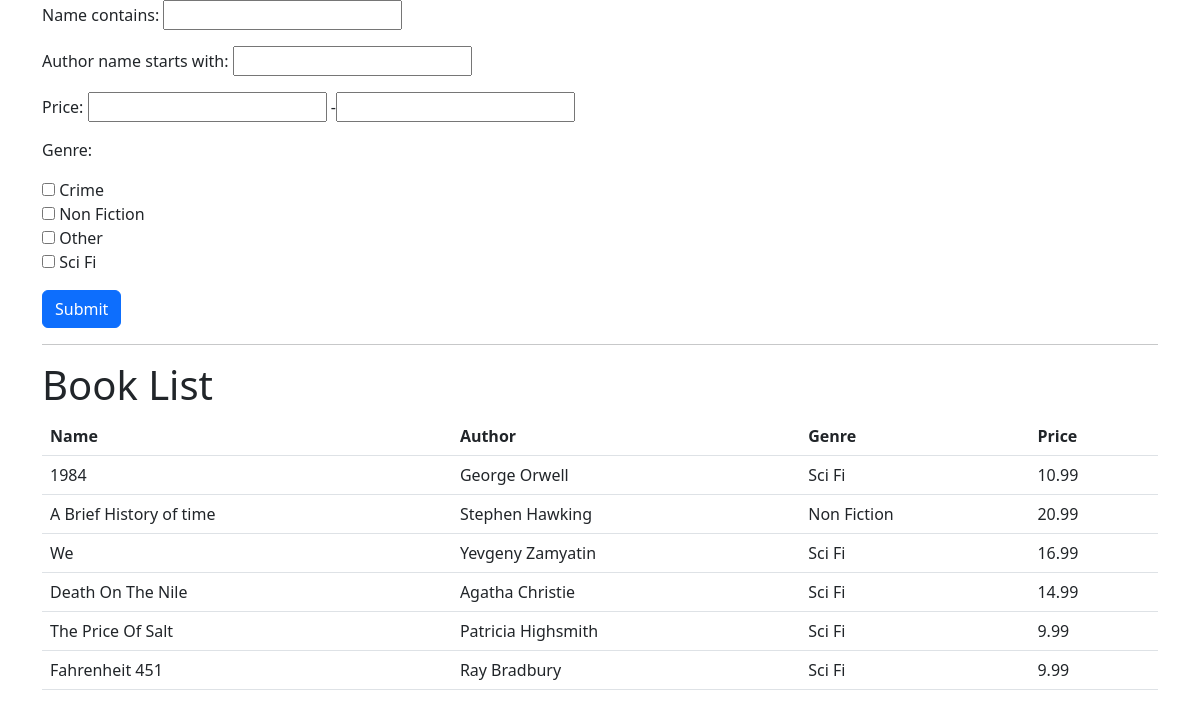
Before: / with the older database file.
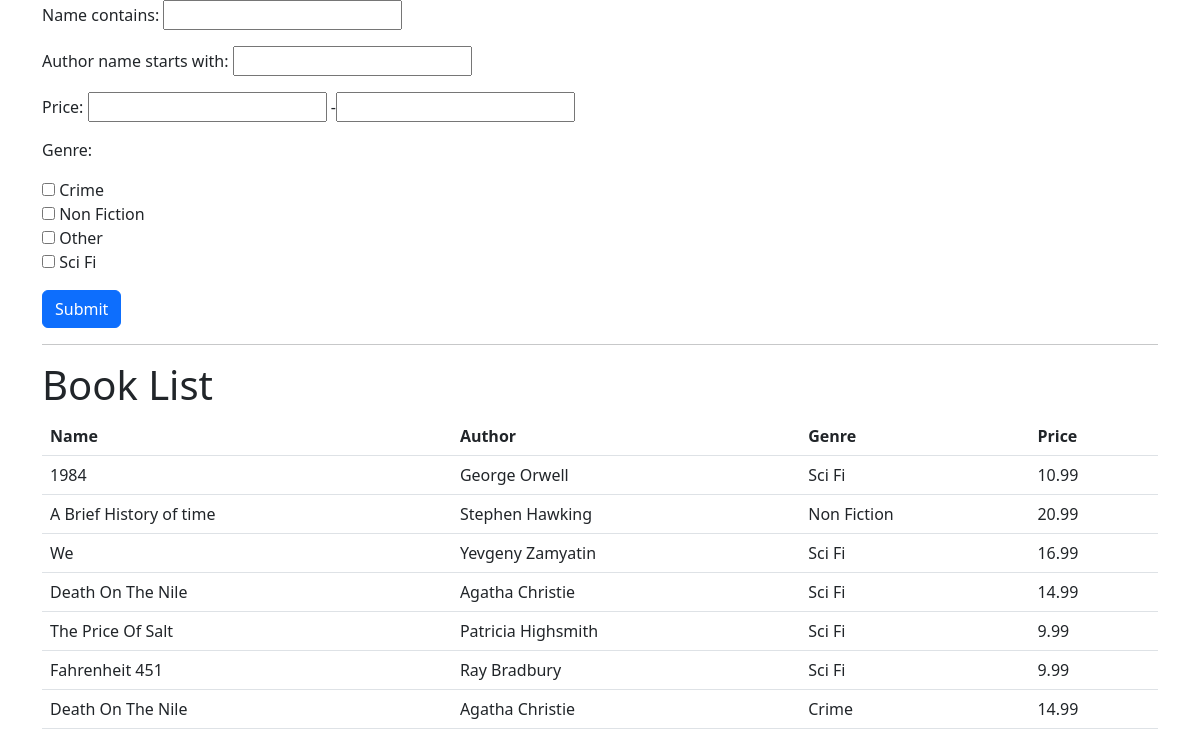
After: the same page with the newer database file.
### books/models.py (models this page shows)
class Book(models.Model):
    class GenreChoices(models.TextChoices):
        CRIME = "C"
        NON_FICTION = "N"
        OTHER = "O"
        SCI_FI = "S"
    name = models.CharField(max_length=128)
    price = models.FloatField()
    number_in_stock = models.PositiveBigIntegerField(default=0)
    genre = models.CharField(max_length=1, choices=GenreChoices.choices)
    author = models.ForeignKey("Author", on_delete=models.CASCADE)

class Author(models.Model):
    name = models.CharField(max_length=128)

### books/views.py (the view)
# urls.py: path("", views.index, name="index"),
def index(request):
    book_filter = BookFilter(request.GET, queryset=Book.objects.all())
    context = {
        "form": book_filter.form,
        "books": book_filter.qs,
    }
    return render(request, "books/index.html", context)

### books/templates/books/index.html
{% extends "_base.html" %}
{% block content %}
<form hx-get="{% url 'index' %}" hx-target="body">
    {{ form.as_p }}
    <input type="submit" value="Submit" class="btn btn-primary" />
</form>
<hr />
<h1>Book List</h1>
<table class="table">
    <thead>
        <tr>
            <th>Name</th>
            <th>Author</th>
            <th>Genre</th>
            <th>Price</th>
        </tr>
    </thead>
    <tbody>
        {% for book in books %}
        <tr>
            <td>{{ book.name }}</td>
            <td>{{ book.author.name }}</td>
            <td>{{ book.get_genre_display }}</td>
            <td>{{ book.price }}</td>
        </tr>
        {% endfor %}
    </tbody>
</table>
{% endblock content %}

### templates/_base.html (shortened to what this page needs)
<html lang="en">
<head>
    <link href="https://cdn.jsdelivr.net/npm/bootstrap@5.3.0/dist/css/bootstrap.min.css" rel="stylesheet"
>
</head>
<body>
    <div class="container">
        {% block content %}
        {% endblock content %}
    </div>
</body>
</html>

Changed rows visible on the page:
added Book: name "Death On The Nile", author.name "Agatha Christie", genre "Crime", price "14.99"
